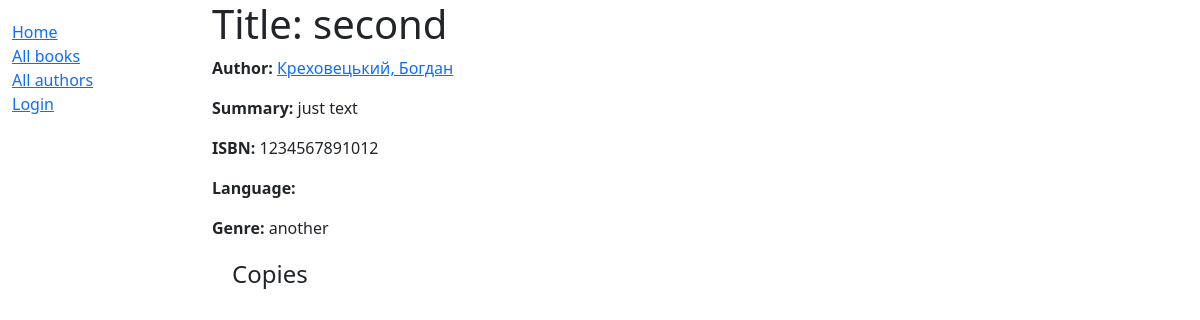
/catalog/book/2, run on an earlier commit of the app's database.
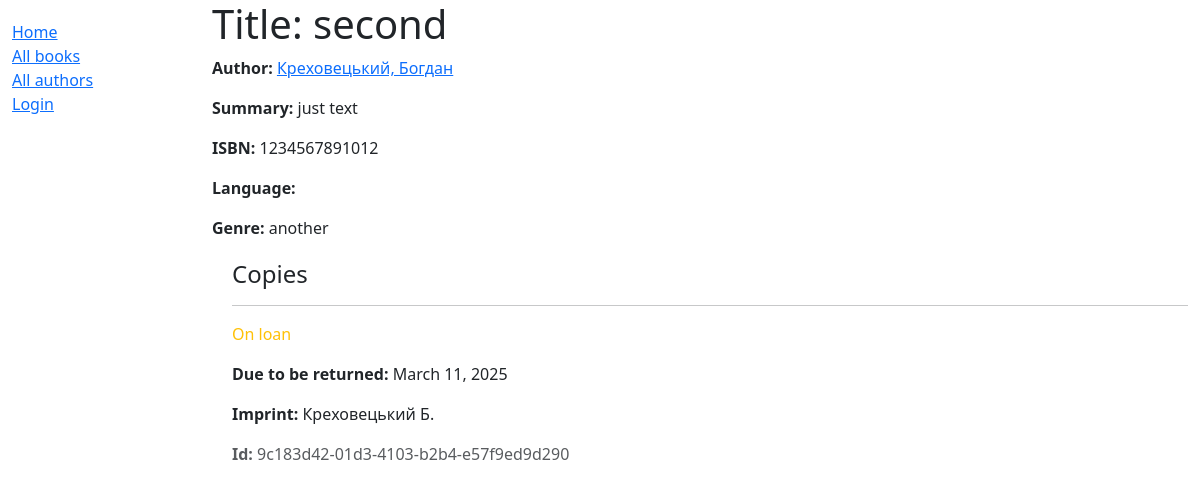
And on a later commit of the database.
### catalog/models.py (models this page shows, shortened)
class Book(models.Model):
    title = models.CharField(max_length=200)
    author = models.ForeignKey('Author', on_delete=models.RESTRICT, null=True)
    summary = models.TextField(
        max_length=1000, help_text="Enter a brief description of the book")
    isbn = models.CharField('ISBN', max_length=13,
                            unique=True,
                            help_text='13 Character <a href="https://www.isbn-international.org/content/what-isbn'
                                      '">ISBN number</a>')
    genre = models.ManyToManyField(
        Genre, help_text="Select a genre for this book")
    def display_genre(self):
        """Create a string for the Genre. This is required to display genre in Admin."""
        return ', '.join(genre.name for genre in self.genre.all()[:3])
    display_genre.short_description = 'Genre'

class Author(models.Model):
    first_name = models.CharField(max_length=100)
    last_name = models.CharField(max_length=100)
    date_of_birth = models.DateField(null=True, blank=True)
    date_of_death = models.DateField('Died', null=True, blank=True)
    class Meta:
        ordering = ['last_name', 'first_name']
    def __str__(self):
        return f'{self.last_name}, {self.first_name}'

class Genre(models.Model):
    name = models.CharField(
        max_length=200,
        unique=True,
        help_text="Enter a book genre (e.g. Science Fiction, French Poetry etc.)"
    )
    def __str__(self):
        return self.name
    class Meta:
        constraints = [
            UniqueConstraint(
                Lower('name'),
                name='genre_name_case_insensitive_unique',
                violation_error_message = "Genre already exists (case insensitive match)"
            ),
        ]

class BookInstance(models.Model):
    borrower = models.ForeignKey(settings.AUTH_USER_MODEL, on_delete=models.SET_NULL, null=True, blank=True)
    """Model representing a specific copy of a book (i.e. that can be borrowed from the library)."""
    id = models.UUIDField(primary_key=True, default=uuid.uuid4,
                          help_text="Unique ID for this particular book across whole library")
    book = models.ForeignKey('Book', on_delete=models.RESTRICT, null=True)
    imprint = models.CharField(max_length=200)
    due_back = models.DateField(null=True, blank=True)
    LOAN_STATUS = (
        ('m', 'Maintenance'),
        ('o', 'On loan'),
        ('a', 'Available'),
        ('r', 'Reserved'),
    )
    status = models.CharField(
        max_length=1,
        choices=LOAN_STATUS,
        blank=True,
        default='m',
        help_text='Book availability',
    )
    class Meta:
        ordering = ['due_back']

### catalog/views.py (the view)
# urls.py: path('book/<int:pk>', views.BookDetailView.as_view(), name='book-detail'),
class BookDetailView(generic.DetailView):
    model = Book

### templates/catalog/book_detail.html
{% extends "base_generic.html" %}
{% block content %}
  <h1>Title: {{ book.title }}</h1>
  <p><strong>Author:</strong> <a href="">{{ book.author }}</a></p>
  <p><strong>Summary:</strong> {{ book.summary }}</p>
  <p><strong>ISBN:</strong> {{ book.isbn }}</p>
  <p><strong>Language:</strong> {{ book.language }}</p>
  <p><strong>Genre:</strong> {{ book.genre.all|join:", " }}</p>
  <div style="margin-left:20px;margin-top:20px">
    <h4>Copies</h4>
    {% for copy in book.bookinstance_set.all %}
      <hr />
      <p
        class="{% if copy.status == 'a' %}text-success{% elif copy.status == 'm' %}text-danger{% else %}text-warning{% endif %}">
        {{ copy.get_status_display }}
      </p>
      {% if copy.status != 'a' %}
        <p><strong>Due to be returned:</strong> {{ copy.due_back }}</p>
      {% endif %}
      <p><strong>Imprint:</strong> {{ copy.imprint }}</p>
      <p class="text-muted"><strong>Id:</strong> {{ copy.id }}</p>
    {% endfor %}
  </div>
{% endblock %}

### templates/base_generic.html (shortened to what this page needs)
<!doctype html>
<html lang="en">
  <head>
    <link href="https://cdn.jsdelivr.net/npm/bootstrap@5.3.3/dist/css/bootstrap.min.css"
      rel="stylesheet"
>
    {% load static %}
    <link rel="stylesheet" href="{% static 'css/styles.css' %}" />
  </head>
  <body>
    <div class="container-fluid">
      <div class="row">
        <div class="col-sm-2">
          {% block sidebar %}
            <ul class="sidebar-nav">
              <li><a href="{% url 'index' %}">Home</a></li>
              <li><a href="{% url 'books' %}">All books</a></li>
              <li><a href="{% url 'authors' %}">All authors</a></li>
                 {% if user.is_authenticated %}
                   <li>User: {{ user.get_username }}</li>
                   <li><a href="{% url 'my-borrowed' %}">My Borrowed</a></li>
                   <li>
                     <form id="logout-form" method="post" action="{% url 'logout' %}">
                       {% csrf_token %}
                       <button type="submit" class="btn btn-link">Logout</button>
                     </form>
                   </li>
                 {% else %}
                   <li><a href="{% url 'login' %}?next={{ request.path }}">Login</a></li>
                 {% endif %}
            </ul>
          {% endblock %}
        </div>
        <div class="col-sm-10">
          {% block content %}
          {% endblock %}
        </div>
      </div>
    </div>
  </body>
</html>

### static/styles.css (style rules this page uses)
.sidebar-nav { margin-top: 20px; padding: 0; list-style: none; }

What changed in the data, as far as the page shows it:
added BookInstance: status "On loan", due_back "March 11, 2025", imprint "Креховецький Б.", id "9c183d42-01d3-4103-b2b4-e57f9ed9d290"
